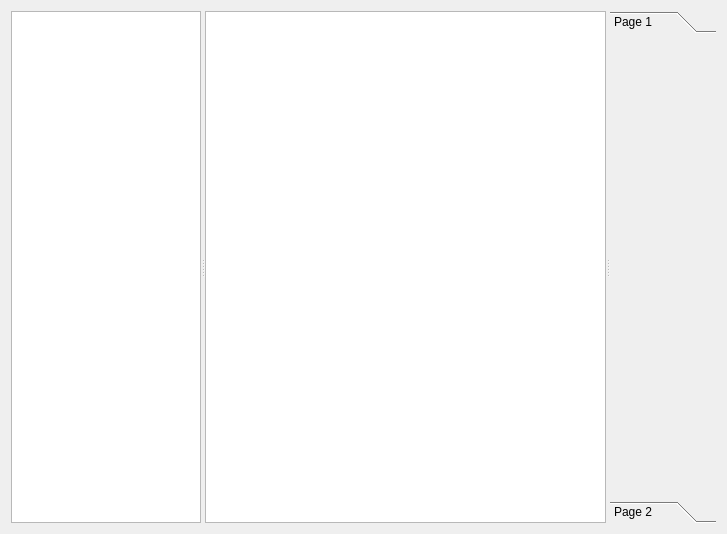
<?xml version="1.0" encoding="UTF-8"?>
<ui version="4.0">
 <class>Form</class>
 <widget class="QWidget" name="Form">
  <property name="geometry">
   <rect>
    <x>0</x>
    <y>0</y>
    <width>727</width>
    <height>534</height>
   </rect>
  </property>
  <property name="minimumSize">
   <size>
    <width>511</width>
    <height>528</height>
   </size>
  </property>
  <property name="windowTitle">
   <string>Form</string>
  </property>
  <layout class="QGridLayout" name="gridLayout">
   <item row="0" column="0">
    <widget class="QSplitter" name="splitter_2">
     <property name="orientation">
      <enum>Qt::Horizontal</enum>
     </property>
     <widget class="QListWidget" name="elemView">
      <property name="minimumSize">
       <size>
        <width>190</width>
        <height>511</height>
       </size>
      </property>
      <property name="sizeAdjustPolicy">
       <enum>QAbstractScrollArea::AdjustToContents</enum>
      </property>
     </widget>
     <widget class="QTreeView" name="treeView"/>
     <widget class="QToolBox" name="toolBox">
      <property name="currentIndex">
       <number>0</number>
      </property>
      <widget class="QWidget" name="page_3">
       <property name="geometry">
        <rect>
         <x>0</x>
         <y>0</y>
         <width>108</width>
         <height>462</height>
        </rect>
       </property>
       <attribute name="label">
        <string>Page 1</string>
       </attribute>
      </widget>
      <widget class="QWidget" name="page_4">
       <property name="geometry">
        <rect>
         <x>0</x>
         <y>0</y>
         <width>108</width>
         <height>462</height>
        </rect>
       </property>
       <attribute name="label">
        <string>Page 2</string>
       </attribute>
      </widget>
     </widget>
    </widget>
   </item>
  </layout>
 </widget>
 <resources/>
 <connections/>
</ui>
